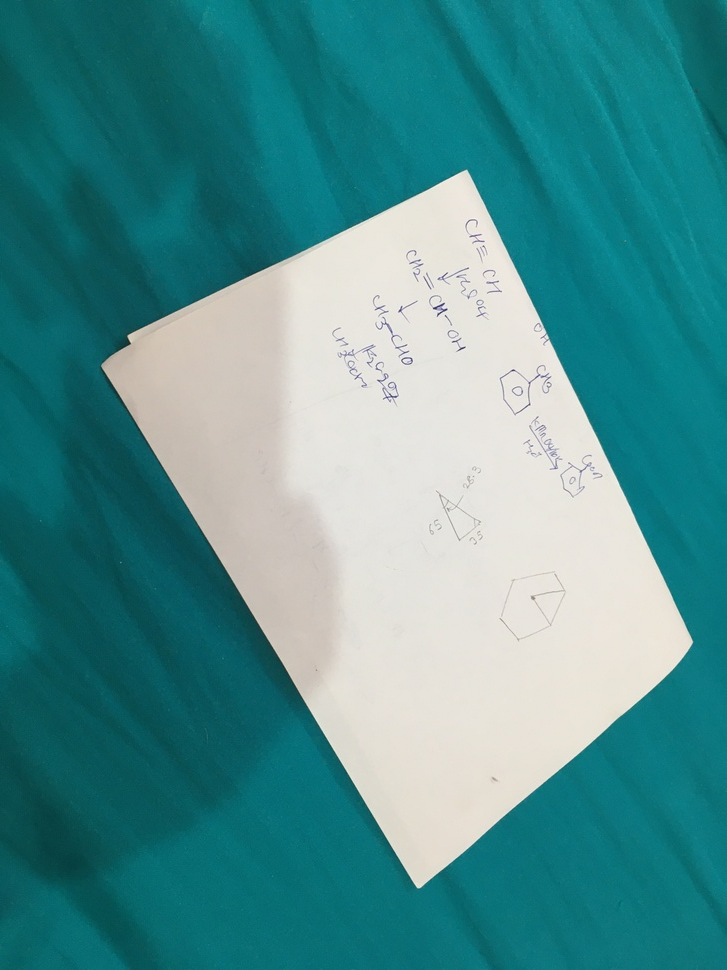
#> input picture Assignment_4/pic.JPG, 727 x 970 px, shrunk from 3024 x 4032 before the run, given in place of the camera
$ python Q1.py
#> lines starting #> are read from the running program, lines starting #| are printed output that depends on the picture; after the words box and inside, x2 and y2 are one past the last pixel; in counts of white or black regions, pixels touching at a corner belong together
import cv2
import numpy as np

def nothing(x):
    pass

cam = cv2.VideoCapture(0)

cv2.namedWindow('cam')
cv2.createTrackbar('High_Hue','cam',0,180,nothing)
#> slider 'High_Hue' is set to 180
cv2.createTrackbar('Low_Hue','cam',0,180,nothing)
#> slider 'Low_Hue' is set to 36
cv2.createTrackbar('High_Saturation','cam',0,255,nothing)
#> slider 'High_Saturation' is set to 255
cv2.createTrackbar('low_Saturation','cam',0,255,nothing)
#> slider 'low_Saturation' is set to 51
cv2.createTrackbar('High_Value','cam',0,255,nothing)
#> slider 'High_Value' is set to 255
cv2.createTrackbar('Low_Value','cam',0,255,nothing)
#> slider 'Low_Value' is set to 51


while True:
    x,display = cam.read()
#> display is the input picture: shape (970, 727, 3); mean B, G, R 143.9, 142.7, 78
    hsv = cv2.cvtColor(display, cv2.COLOR_BGR2HSV)
#> hsv: shape (970, 727, 3); mean H, S, V 70, 163.1, 148

    High_Hue = cv2.getTrackbarPos('High_Hue','cam')
    Low_Hue = cv2.getTrackbarPos('Low_Hue','cam')
    High_Saturation = cv2.getTrackbarPos('High_Saturation','cam')
    Low_Saturation = cv2.getTrackbarPos('Low_Saturation','cam')
    High_Value= cv2.getTrackbarPos('High_Value','cam')
    Low_Value= cv2.getTrackbarPos('Low_Value','cam')

    Low_hsv = np.array([Low_Hue,Low_Saturation,Low_Value])
    High_hsv = np.array([High_Hue,High_Saturation,High_Value])

    mask= cv2.inRange(hsv,Low_hsv,High_hsv)
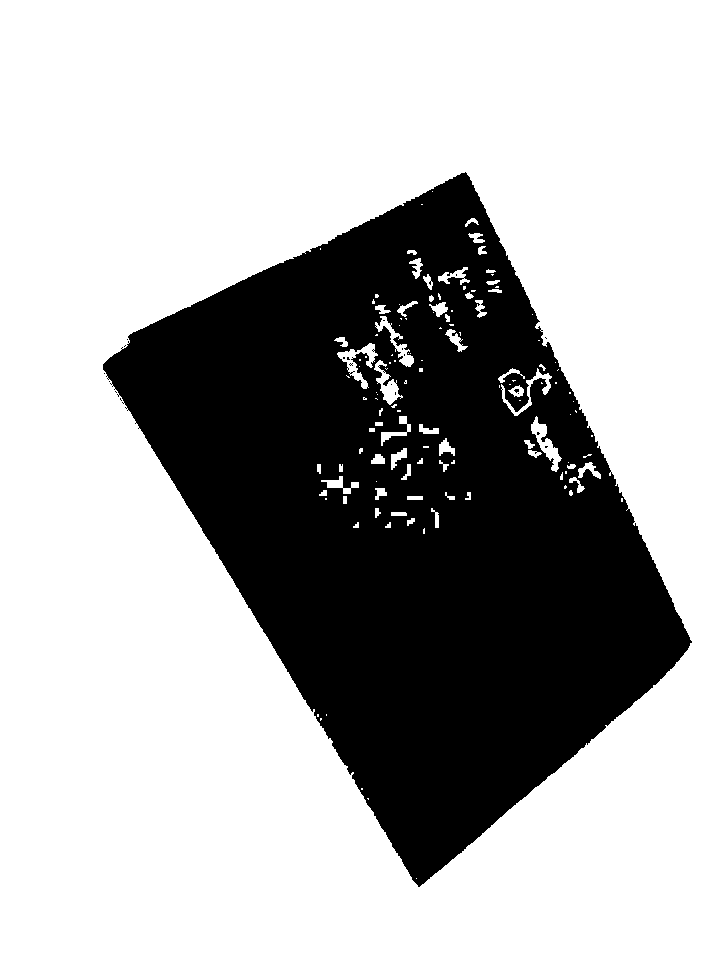
#> mask: shape (970, 727); 69.5% white; 21 black regions (20 under 20 px), largest, box (x1, y1, x2, y2) and area: (103, 172, 692, 887) 214766
    result = cv2.bitwise_and(display,display,mask=mask)
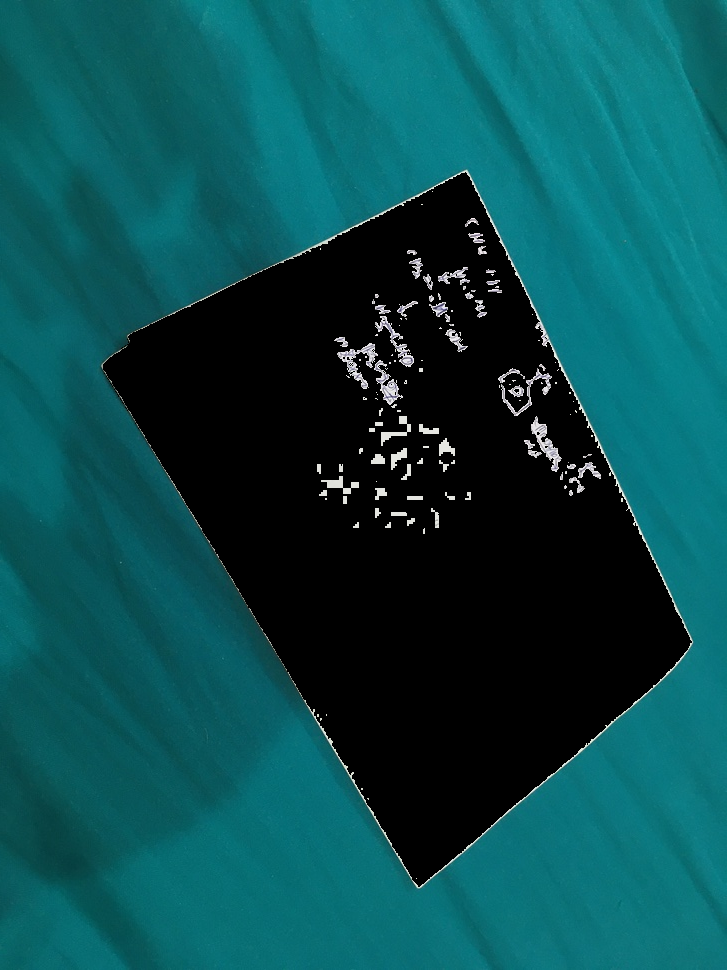
#> result: shape (970, 727, 3); mean B, G, R 79.4, 75.7, 9.5

    cv2.imshow('display',display)

    cv2.imshow('cam',result)

    if cv2.waitKey(1) & 0xFF==27:
#> (key Esc is pressed here)
        break
